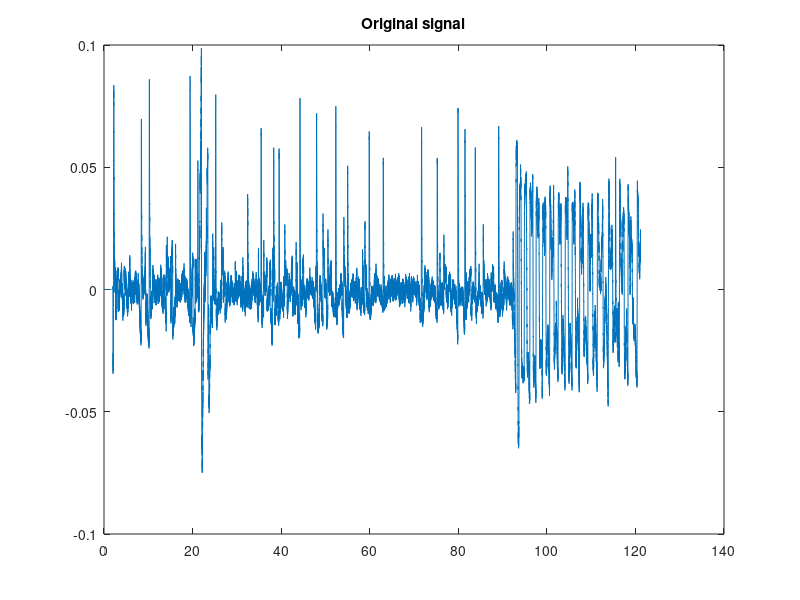

Write the MATLAB code that produced this figure. (Note: this script raises an error after producing the figure.)
%% Initial setup

close all
clear all
clc

load('EEG.mat');

%% Get the signals

% Get the left and right EEG signals from file
time = b1(:,1);
left_eeg = b1(:,2);
right_eeg = b1(:,3);

figure
plot(time, left_eeg)
title("Original signal")

%% Find the FFT

% Find the shifted FFT
n = length(left_eeg);
signal_fft = fftshift(abs(fft(left_eeg, n)));
frequencies = (0:n-1);

% Find the center peak of the FFT
[peaks, positions] = findpeaks(signal_fft, 'SortStr', 'descend');
max_positions = positions(1:2);
center = (max_positions(2) + max_positions(1)) / 2;

% Find the peaks where the noise happen
peakThresh = peaks(1) * 0.25;
[peaks, positions] = findpeaks(signal_fft, 'MinPeakHeight', peakThresh);
first_peak = min(positions);
last_peak = max(positions);

figure
plot(frequencies, signal_fft)
hold('on')
plot([first_peak last_peak max_positions(1) max_positions(2)], [0 0 0 0], 'rv', 'MarkerFaceColor', 'b')
hold('off')
title("Signal Peaks")

%% Center the FFT around 0

% Center the shifted FFT at 0 on the x-axis
range = (length(signal_fft) - center) * 2;
shifted_frequencies = range*linspace(-1, 1, n);

figure
plot(shifted_frequencies, signal_fft);
title("Shifted FFT")

%% Filter the noise out using bandpass filter

% Find sampling freq
fs = n / max(time);

% Filter parameters
shift_region = fs * 0.075;
fstop1 = (first_peak / 100) - (shift_region * 2);
fstop2 = (first_peak / 100) + (shift_region * 2);
fpass1 = fstop1 + (shift_region);
fpass2 = fstop2 - (shift_region);

% Find filter order
Rp = 1; % passband ripple
Rs = 40; % stopband attenuation
Wp = [fpass1, fpass2] / (fs/2); % Normalized passband freq
Ws = [fstop1, fstop2] / (fs/2); % Normalized stopband freq
[order, Wn] = buttord(Wp, Ws, Rp, Rs);

% Design the filter
[b, a] = butter(order, Wn, 'stop');

% Filter the original signal
filtered_signal = filter(b, a, left_eeg);

% Find fft of filtered signal
filtered_fft = fftshift(abs(fft(filtered_signal, n)));

figure
plot(shifted_frequencies, filtered_fft);
title("Filtered FFT")

%% Find the gamma signal using bandpass filter

% Get the filtered signal

% Filter parameters
fpass1 = 32;
fstop1 = 31.5;

% Find filter order
Rp = 1;
Rs = 60;
Wp = fpass1 / (fs/2); % Normalized passband freq
Ws = fstop1 / (fs/2); % Normalized stopband freq
[order, Wn] = cheb2ord(Wp, Ws, Rp, Rs, 's');

% Find filter coefficients
[b, a] = cheby2(order, Rs, Wn, 'high', 's');

filtered_signal = filter(b, a, filtered_fft);

figure
plot(time, filtered_signal)
title("Extracted gamma signal")

%% Find the alpha

% Filter parameters
% The frequencies for gamma signal is usually between 30 - 100 Hz
fpass1 = 8;
fpass2 = 12;
fstop1 = 7.5;
fstop2 = 12.5;

% Find filter order
Rp = 1;
Rs = 20;
Wp = [fpass1, fpass2] / (fs/2); % Normalized passband freq
Ws = [fstop1, fstop2] / (fs/2); % Normalized cutoff freq
[order, Wn] = cheb2ord(Wp, Ws, Rp, Rs, 's');

% Find filter coefficients
[b, a] = cheby2(order, Rs, Wn, 'bandpass', 's');

filtered_signal = filter(b, a, filtered_fft);

figure
plot(time, filtered_signal)
title("Extracted alpha signal")
